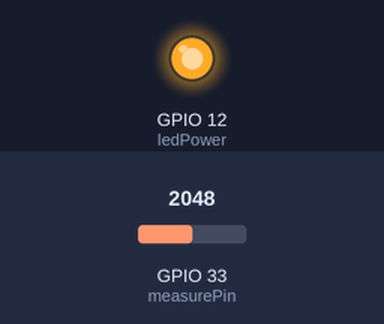
Simulated run of this sketch. Board: ESP32. On the bench: output pins drawn as LEDs (lit = HIGH). Inputs (shaded band) come from the test bench; at power-on: GPIO 33 (measurePin) = 2048. What the sketch prints to the serial monitor is not drawn.

Above: at 0.1 s.
Timing chart, 0 to 1.6 s (numbered marks = the images above):
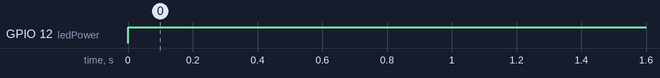

The sketch:

DustSensorESP32.ino
```cpp
#include <WiFi.h>
int measurePin = A5;
int ledPower = 12;

unsigned int samplingTime = 280;
unsigned int deltaTime = 40;
unsigned int sleepTime = 9680;

float voMeasured = 0;
float calcVoltage = 0;
float dustDensity = 0;
float normalizedDustDensity = 0;
const char* ssid = "InClean";

const char* pass = "abcdef0123";

const uint16_t port = 8090;

const char * host = "192.168.0.10";


void setup(){
  Serial.begin(115200);
  pinMode(ledPower,OUTPUT);
  //WiFi.begin(ssid, pass);

  //while (WiFi.status() != WL_CONNECTED) {
  //  delay(500);
  //  Serial.println("Connecting...");
 // }

  //Serial.print("WiFi connected with IP: ");
  //Serial.println(WiFi.localIP());
}

void loop(){
 // WiFiClient client;


  //if (!client.connect(host, port)) {
  //  Serial.println("Connection to host failed");
  //  delay(1000);
  //  return;
 // }
 // Serial.println("Connected to Raspberry Pi!");

  digitalWrite(ledPower,LOW);
  delayMicroseconds(samplingTime);

  voMeasured = analogRead(measurePin);

  delayMicroseconds(deltaTime);
  digitalWrite(ledPower,HIGH);
  delayMicroseconds(sleepTime);

  calcVoltage = voMeasured*(5.0/1024);
  dustDensity = 0.17*calcVoltage-0.1;

  if ( dustDensity < 0)
  {
    dustDensity = 0.00;
  }

  //Serial.println("Raw Signal Value (0-1023):");
  //Serial.println(voMeasured);

  //Serial.println("Voltage:");
  //Serial.println(calcVoltage);
  normalizedDustDensity = dustDensity *1000;

  Serial.println("Dust Density:");
  Serial.println(normalizedDustDensity);


  delay(1000);
 // client.println(dustDensity);
 // client.stop();
}
```

Measured:
- by itself, GPIO 12 (ledPower): LOW → HIGH at 0.00 s
